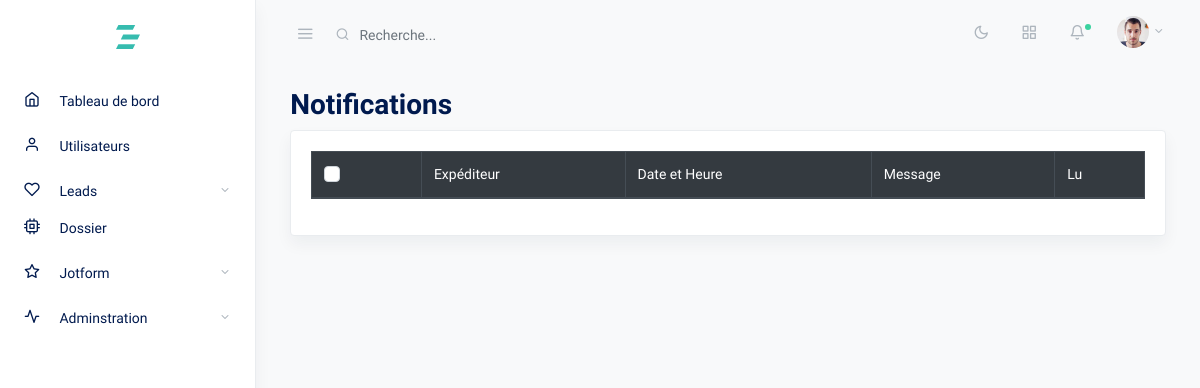
Page /lead/view_notifications/ (signed in) on the earlier database version.
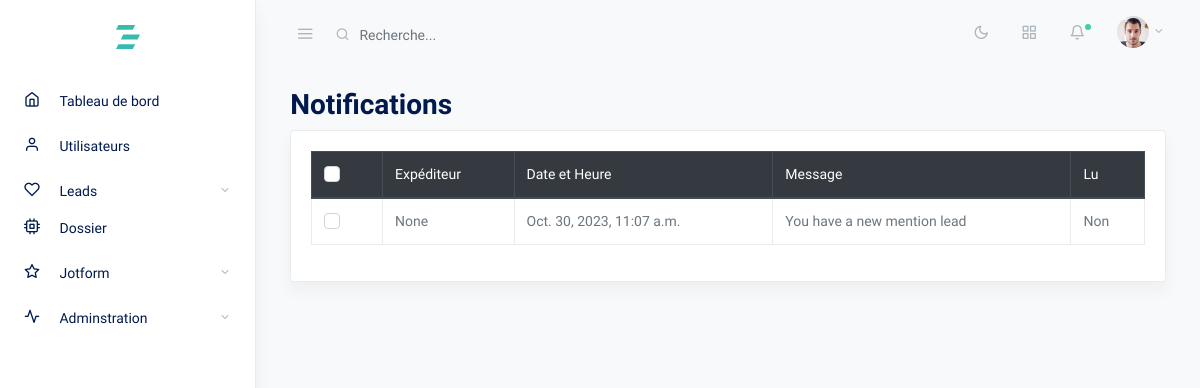
Same page on the later database version.
### leads/models.py (models this page shows, shortened)
class Notification(models.Model):
    user = models.ForeignKey(User, on_delete=models.CASCADE)
    lead = models.ForeignKey(Lead, on_delete=models.CASCADE)
    message = models.TextField()
    timestamp = models.DateTimeField(auto_now_add=True)
    is_read = models.BooleanField(default=False)
    is_hidden = models.BooleanField(default=False)

class Lead(models.Model):
    date_de_soumission = models.DateField(null=True, blank=True)
    nom_de_la_campagne = models.CharField(max_length=100, null=True, blank=True)
    avez_vous_travaille = models.CharField(max_length=100, null=True, blank=True)
    nom_prenom = models.CharField(max_length=100, null=True, blank=True)
    telephone = models.CharField(max_length=50, null=True, blank=True)
    email = models.EmailField(null=True, blank=True)
    QUALIFICATION_CHOICES = (
        ('nrp1', 'NRP1'),
        ('nrp2', 'NRP2'),
        ('nrp3', 'NRP3'),
        ('en_cours', 'En cours'),
        ('rappel', 'Rappel'),
        ('demande_de_documentation', 'Demande de documentation '),
        ('faux_numero', 'Faux numéro'),
        ('pas_de_budget', 'Pas de budget'),
        ('pas_interesse', 'Pas intéressé'),
        ('ne_pas_rappele', 'Ne pas rappeler'),
        ('signe_pole_emploi', 'Signé Pôle Emploi'),
        ('signe_cpf', 'Signé CPF'),
    )
    qualification = models.CharField(max_length=100, choices=QUALIFICATION_CHOICES, null=True, blank=True)
    comments = models.TextField(null=True, blank=True)
    assigned_to = models.ForeignKey(User, on_delete=models.SET_NULL, null=True, blank=True, related_name='assigned_tasks')
    last_modified_by = models.ForeignKey(User, on_delete=models.SET_NULL, null=True, blank=True)
    is_complete = models.BooleanField(default=False)
    is_active = models.BooleanField(default=True)
    custom_fields = models.JSONField(null=True, blank=True)
    current_transfer = models.ForeignKey(CustomUserTypes, on_delete=models.SET_NULL, null=True, blank=True, related_name='current_transferred_leads')
    transfer_to = models.ForeignKey(CustomUserTypes, on_delete=models.SET_NULL, null=True, blank=True, related_name='transferred_leads')
    is_transferred = models.BooleanField(default=False)
    assign_comment = models.JSONField(null=True, blank=True)
    history = models.ForeignKey(LeadHistory, on_delete=models.SET_NULL, null=True, blank=True, related_name='leads')
    appointment_date_time = models.DateTimeField(null=True, blank=True)
    reminder_timestamp = models.DateTimeField(null=True, blank=True)
    reminder_sent = models.BooleanField(default=False)
    price = models.DecimalField(max_digits=10, decimal_places=2, null=True, blank=True)
    read_mail = models.BooleanField(default=False)
    company = models.ForeignKey(Company, on_delete=models.SET_NULL, null=True, blank=True, related_name='leads')
    document = models.ForeignKey(Document, on_delete=models.SET_NULL, null=True, blank=True, related_name='lead')
    LEAD_SOURCE_CHOICES = (
        ('facebook', 'Facebook'),
        ('imported', 'Imported'),
    )
    lead_source = models.CharField(max_length=100, choices=LEAD_SOURCE_CHOICES, default='imported')
    facebook_page = models.ForeignKey(FacebookPage, on_delete=models.SET_NULL, null=True, blank=True)
    _original_state = {}
    def __init__(self, *args, **kwargs):
        super().__init__(*args, **kwargs)
        self._original_state = self.__dict__.copy()

### leads/views.py (the view)
# urls.py: path('view_notifications/', views.view_notifications, name='view_notifications'),
@login_required
def view_notifications(request):
    user = request.user
    is_sales = user.groups.filter(name='Sales').exists()  # Assuming Sales group exists for sales users
    is_superuser = user.is_superuser
    notifications = Notification.objects.filter(user=user).order_by('-timestamp')
    if is_sales:
        base_template = 'sales_base.html'
    elif is_superuser:
        base_template = 'base.html'
    else:
        base_template = 'sales_base.html'
    context = {
        'notifications': notifications,
        'base_template': base_template,
    }
    return render(request, 'lead/notification.html', context)

### templates/lead/notification.html (shortened to what this page needs)
{% extends base_template %}
{% load static %}
{% block content %}
<main role="main" class="main-content">
  <div class="container-fluid">
    <div class="row justify-content-center">
      <div class="col-12">
        <h2 class="mb-2 page-title">Notifications</h2>
        <div class="row my-2">
          <div class="col-md-12">
            <div class="card shadow">
              <div class="card-body">
                <div class="table-responsive">
                  <table class="table table-hover table-bordered datatables" id="exampleDT">
                    <thead class="thead-dark">
                      <tr>
                        <th>
                          <div class="custom-control custom-checkbox">
                          </div>
                        </th>
                        <th>Expéditeur</th>
                        <th>Date et Heure</th>
                        <th>Message</th>
                        <th>Lu</th>
                      </tr>
                    </thead>
                    <tbody>
                      {% for notification in notifications %}
                      <tr onclick="openNotificationModal('{{ notification.id }}', '{{ notification.lead.id }}')">
                        <td>
                          <div class="custom-control custom-checkbox">
                          </div>
                        </td>
                        <td>{{ notification.lead.assigned_to }}</td>
                        <td>{{ notification.timestamp }}</td>
                        <td>{{ notification.message }}</td>
                        <td>{% if notification.is_read %}Oui{% else %}Non{% endif %}</td>
                      </tr>
                      {% endfor %}
                    </tbody>
                  </table>
                </div>
              </div>
            </div>
          </div>
        </div>
</main>
{% endblock %}
{% block javascript %}
<link rel="stylesheet" href="https://cdn.datatables.net/select/1.3.1/css/select.bootstrap.css" />
{% endblock %}

### templates/base.html (shortened to what this page needs)
{% load static %}
<!doctype html>
<html lang="en">
<head>
  <link rel="stylesheet" href="{%static 'css/feather.css' %}">
  <link rel="stylesheet" href="{%static 'css/daterangepicker.css' %}">
  <link rel="stylesheet" href="{%static 'css/simplebar.css'%}">
  <link rel="stylesheet" href="{%static 'css/app-light.css'%}" id="lightTheme">
  <link rel="stylesheet" href="{%static 'css/app-dark.css'%}" id="darkTheme" disabled>
  <link rel="stylesheet" href="https://cdn.datatables.net/1.13.5/css/jquery.dataTables.min.css">
  <link rel="stylesheet" href="https://cdn.datatables.net/responsive/2.5.0/css/responsive.dataTables.min.css">
</head>
<body class="vertical  light  ">
  <div class="wrapper">
    <nav class="topnav navbar navbar-light">
      <button type="button" class="navbar-toggler text-muted mt-2 p-0 mr-3 collapseSidebar">
        <i class="fe fe-menu navbar-toggler-icon"></i>
      </button>
      <form class="form-inline mr-auto searchform text-muted">
        <input class="form-control mr-sm-2 bg-transparent border-0 pl-4 text-muted" type="search"
          placeholder="Recherche..." aria-label="Search">
      </form>
      <ul class="nav">
        <li class="nav-item">
          <a class="nav-link text-muted my-2" href="#" id="modeSwitcher" data-mode="light">
            <i class="fe fe-sun fe-16"></i>
          </a>
        </li>
        <li class="nav-item">
          <a class="nav-link text-muted my-2" href="./#" data-toggle="modal" data-target=".modal-shortcut">
            <span class="fe fe-grid fe-16"></span>
          </a>
        </li>
        <li class="nav-item nav-notif">
          <a class="nav-link text-muted my-2" href="./#" data-toggle="modal" onclick="fetchNotifications()"
            data-target="#notificationModal">
            <span class="fe fe-bell fe-16"></span>
            <span class="dot dot-md bg-success"></span>
          </a>
        </li>
        <li class="nav-item dropdown">
          <a class="nav-link dropdown-toggle text-muted pr-0" href="#" id="navbarDropdownMenuLink" role="button"
            data-toggle="dropdown" aria-haspopup="true" aria-expanded="false">
            <span class="avatar avatar-sm mt-2">
              <img src="{%static './assets/avatars/face-1.jpg'%}" alt="..." class="avatar-img rounded-circle">
            </span>
          </a>
        </li>
      </ul>
    </nav>
    <aside class="sidebar-left border-right bg-white shadow" id="leftSidebar" data-simplebar>
      <nav class="vertnav navbar navbar-light">
        <div class="w-100 mb-4 d-flex">
          <a class="navbar-brand mx-auto mt-2 flex-fill text-center" href="{% url 'admin_dashboard'  %}">
          </a>
        </div>
        <ul class="navbar-nav flex-fill w-100 mb-2">
          <li class="nav-item">
            <a href="{% url 'admin_dashboard' %}" class="nav-link">
              <i class="fe fe-home fe-16"></i>
              <span class="ml-3 item-text">Tableau de bord</span><span class="sr-only">(current)</span>
            </a>
          </li>
        </ul>
        <ul class="navbar-nav flex-fill w-100 mb-2">
          <li class="nav-item">
            <a href="{% url 'add_new_user' %}" class="nav-link">
              <i class="fe fe-user fe-16"></i>
              <span class="ml-3 item-text">Utilisateurs</span><span class="sr-only">(current)</span>
            </a>
          </li>
        </ul>
        <ul class="navbar-nav flex-fill w-100 mb-2">
          <li class="nav-item dropdown">
            <a href="#leads" data-toggle="collapse" aria-expanded="false" class="dropdown-toggle nav-link">
              <i class="fe fe-heart fe-16"></i>
              <span class="ml-3 item-text">Leads</span><span class="sr-only">(current)</span>
            </a>
            <ul class="navbar-nav flex-fill w-100 mb-2">
              <li class="nav-item">
                <a href="{% url 'doisser' %}" class="nav-link">
                  <i class="fe fe-cpu fe-16"></i>
                  <span class="ml-3 item-text">Dossier</span><span class="sr-only">(current)</span>
                </a>
              </li>
            </ul>
            <ul class="navbar-nav flex-fill w-100 mb-2">
              <li class="nav-item dropdown">
                <a href="#jotform" data-toggle="collapse" aria-expanded="false" class="dropdown-toggle nav-link">
                  <i class="fe fe-star fe-16"></i>
                  <span class="ml-3 item-text">Jotform</span><span class="sr-only">(current)</span>
                </a>
              </li>
            </ul>
            <ul class="navbar-nav flex-fill w-100 mb-2">
              <li class="nav-item dropdown">
                <a href="#admin" data-toggle="collapse" aria-expanded="false" class="dropdown-toggle nav-link">
                  <i class="fe fe-activity fe-16"></i>
                  <span class="ml-3 item-text">Adminstration</span><span class="sr-only">(current)</span>
                </a>
              </li>
            </ul>
      </nav>
    </aside>
    {% block content %}
    {% endblock %}
  </div>
  {% block javascript %}
  {% endblock %}
</body>
</html>

### static/css/feather.css (style rules this page uses)
.fe { font-family: "feather" !important; speak: none; font-style: normal; font-weight: normal; font-variant: normal; text-transform: none; line-height: 1; -webkit-font-smoothing: antialiased; -moz-osx-font-smoothing: grayscale; }
.fe-16 { font-size: 16px; }
.fe-activity:before { content: ""; }
.fe-bell:before { content: ""; }
.fe-cpu:before { content: ""; }
.fe-grid:before { content: ""; }
.fe-heart:before { content: ""; }
.fe-home:before { content: ""; }
.fe-menu:before { content: ""; }
.fe-star:before { content: ""; }
.fe-sun:before { content: ""; }
.fe-user:before { content: ""; }

### static/css/simplebar.css (style rules this page uses)
[data-simplebar] { position: relative; flex-direction: column; flex-wrap: wrap; justify-content: flex-start; align-content: flex-start; align-items: flex-start; }

### templates/base.html (style rules this page uses)
a { color: rgba(54,188,175,1); }

Differences in the rows shown:
added Notification: lead.assigned_to "None", timestamp "Oct. 30, 2023, 11:07 a.m.", message "You have a new mention lead", is_read "Non"
